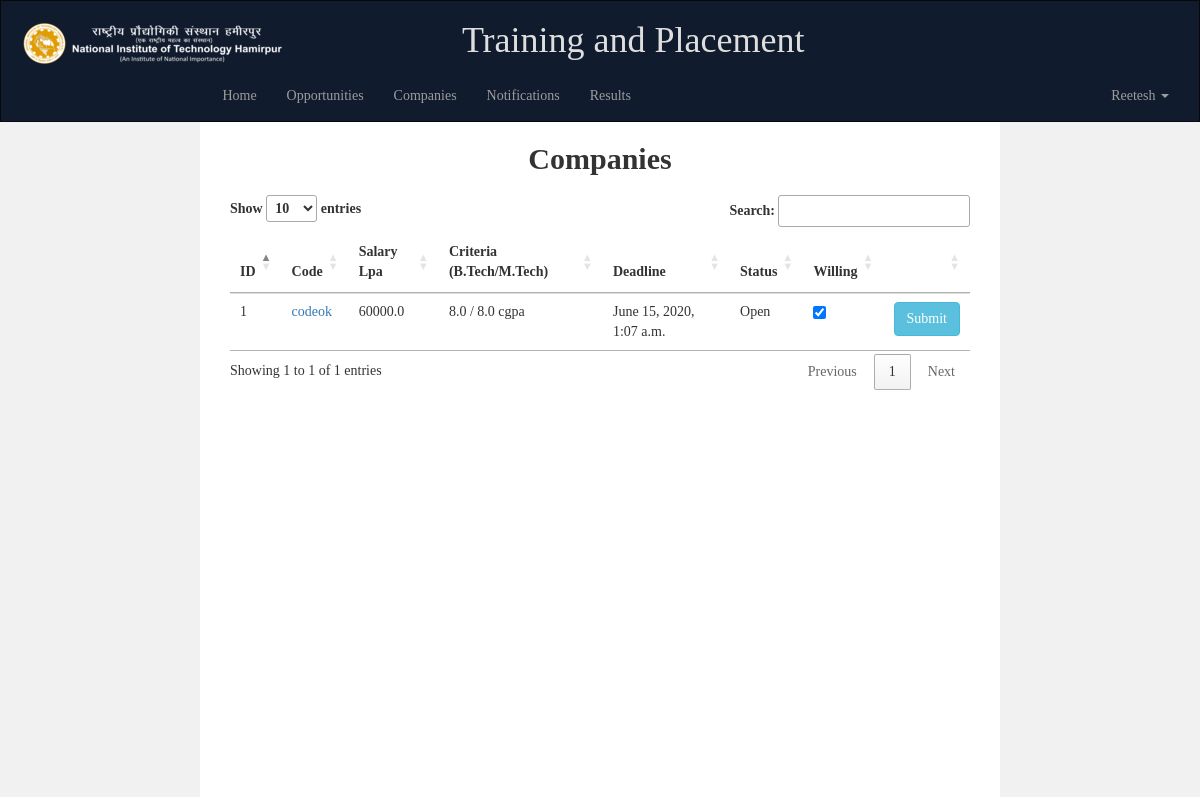
Page /opportunities/ (signed in) on the committed database.
### app/models.py (models this page shows, shortened)
class Student(models.Model):
	s_id		=		models.AutoField(primary_key=True)
	college_id	=		models.CharField(max_length=100,unique=True)
	roll		= 		models.CharField(max_length=100,unique=True)
	name        =		models.CharField(max_length=100)
	email       =		models.EmailField(max_length=100,unique=True)
	password    =		models.CharField(max_length=100)
	phone       =		models.CharField(max_length=100)
	gender      =		models.CharField(max_length=100)
	y_id        =		models.ForeignKey(Year, on_delete=models.DO_NOTHING)            												 #foreign key to year table
	branch		=		models.CharField(max_length=100)
	prn			=		models.CharField(max_length=500,unique=True,null=True,blank=True)
	birth_date	=		models.DateField(null=True,blank=True)
	per_address =		models.CharField(max_length=1000,null=True,blank=True)
	cur_address =		models.CharField(max_length=1000,null=True,blank=True)
	city		=		models.CharField(max_length=100,null=True,blank=True)
	aadhar_number=		models.CharField(max_length=500,null=True,blank=True)
	pan_number	 =		models.CharField(max_length=500,null=True,blank=True)
	passport_number=	models.CharField(max_length=500,null=True,blank=True)
	tenth_board =		models.CharField(max_length=500,null=True,blank=True)
	tenth_marks	=		models.FloatField(null=True,blank=True)
	tenth_schoolname=	models.CharField(max_length=1000,null=True,blank=True)
	tenth_city	=		models.CharField(max_length=500,null=True,blank=True)
	tenth_yeargap =  	models.BooleanField(default=False)
	tenth_yeargap_reason=models.CharField(max_length=1000,null=True,blank=True)
	is_diploma	  =		models.BooleanField(default=False)
	twelveth_board= 	models.CharField(max_length=500,null=True,blank=True)
	twelveth_year = 	models.CharField(max_length=100,null=True,blank=True)
	twelveth_marks=		models.FloatField(null=True,blank=True)
	twelveth_schoolname=models.CharField(max_length=1000,null=True,blank=True)
	twelveth_city	=	models.CharField(max_length=500,null=True,blank=True)
	twelveth_yeargap=	models.BooleanField(default=False)
	twelveth_yeargap_reason=models.CharField(max_length=1000,null=True,blank=True)
	diploma_board = 	models.CharField(max_length=500,null=True,blank=True)
	diploma_marks =		models.FloatField(null=True,blank=True)
	diploma_outof =		models.FloatField(null=True,blank=True)
	diploma_year  = 	models.CharField(max_length=100,null=True,blank=True)
	cgpi		  =		models.FloatField(null=True,blank=True)
	average		  =		models.FloatField(null=True,blank=True)
	active_back	 =		models.IntegerField(default=0)
	passive_back = 		models.BooleanField(default=False)
	course = models.CharField(max_length=10, null=True, blank=True, default="BE")
	me_fy_marks = models.FloatField(null=True,blank=True)
	me_sy_marks = models.FloatField(null=True,blank=True)
	be_collegename = models.CharField(max_length=1000,null=True,blank=True)
	be_university = models.CharField(max_length=1000,null=True,blank=True)
	be_passing_year = models.CharField(max_length=100,null=True,blank=True)
	be_yeargap = models.BooleanField(default=False)
	be_yeargap_reason = models.CharField(max_length=1000,null=True,blank=True)
	placed		=		models.BooleanField(default=False)
	url			=		models.CharField(max_length=500,null=True,blank=True)
	c_id		=		models.ForeignKey(Company,on_delete=models.SET_NULL,null=True,blank=True)			#foreign key o company table
	lock		=		models.BooleanField(default=False)
	update_marks =   	models.IntegerField(default=0)  ### option to be opened after results

class Company(models.Model):
	c_id		=	models.AutoField(primary_key=True)
	name		=	models.CharField(max_length=40)
	be_criteria	=	models.FloatField(blank=True,null=True)
	me_criteria	=	models.FloatField(blank=True,null=True)
	back		=	models.CharField(max_length=100,blank=True,null=True) ## 1. No Criteria 2. Active not Allowed 3. Passive not allowed
	position    =   models.CharField(max_length=30,null=True,blank=True)
	salary      =   models.FloatField(blank=True, null=True)
	ppt_date	=	models.DateTimeField(null=True,blank=True)
	hired_count = 	models.IntegerField(null=True,blank=True)
	other_details=	models.CharField(max_length=1000,null=True,blank=True)
	placed_url =	models.CharField(max_length=500, null=True, blank=True)
	reg_start	=	models.DateTimeField(null=True,blank=True)
	reg_end		=	models.DateTimeField(null=True,blank=True)
	reg_link	=	models.CharField(max_length=1000,null=True,blank=True)
	status 		=	models.CharField(max_length=50,null=True,blank=True)
	lock 		=	models.BooleanField(default=False)
	y_id		=	models.ForeignKey(Year,null=True,blank=True, on_delete=models.DO_NOTHING)							#foreign key to year table
	applied_students=	models.ManyToManyField('Student',blank=True)									#student can apply to many companies and a company can have many students
	hidden		=	models.BooleanField(default=False)
	code_name	=	models.CharField(max_length=20,null=True,blank=True)

### app/views.py (the view)
# urls.py: url(r'^opportunities/$',views.get_opportunities_page),
def get_opportunities_page(request):
    if not request.session.get("name"):
        return render(request,'app/redirect2.html',{})
    else:
        name  = request.session["name"]
        email = request.session["email"]
        student = Student.objects.get(email=email)
        curr_year = Year.objects.order_by('-y_id')[0]
        companies = Company.objects.filter(y_id=curr_year).order_by('-ppt_date')
        for company in companies:
            if company.lock:
                company.status="Closed"
            elif company.reg_end and company.reg_end < timezone.now():
                company.status = "Ongoing"
            elif company.reg_end and company.reg_end > timezone.now() and not company.lock:
                company.status = "Open"
            company.save()
        arr_list = student.company_set.all()
        lock = student.lock
        update_marks = student.update_marks
        login = 2
        return render(request,'app/opportunities.html',{"name":name,"companies":companies,"arr_list":arr_list,"login":login,"lock":lock,"update_marks":update_marks})

### app/templates/app/opportunities.html (shortened to what this page needs)
<!DOCTYPE html>
<html lang="en">
<head>
  <link rel="stylesheet" href="/static/css/bootstrap.min.css">
      <link rel="stylesheet" href="https://cdn.datatables.net/1.10.15/css/jquery.dataTables.min.css">
  </head>
<body>
<nav class="navbar navbar-inverse">
  <div class="container-fluid">
<h1 class="text-center">
<a class="pull-left" href="/">
<img class="img-responsive" style="vertical-align: bottom;" src="/static/pict_logo.png" alt="pict logo"/>
</a><span style="margin-left: -20%; color: rgb(222, 222, 222);">Training and Placement</span></h1>
    <div class="collapse navbar-collapse" id="myNavbar">
      <ul class="nav navbar-nav" style="margin-left:15.5%;">
        <li><a href="/">Home</a></li>
         {% if login == 2 %}
            <li><a href="/opportunities/">Opportunities</a></li>
        {% endif %}
            <li><a href="/companies/">Companies</a></li>
            <li><a href="/notifications/">Notifications</a></li>
            <li><a href="/results/">Results</a></li>
      </ul>
      <ul class="nav navbar-nav navbar-right">
    <li class="dropdown">
          <a class="dropdown-toggle" data-toggle="dropdown" href="#">{{name}} <span class="caret"></span></a>
        </li>
     </ul>
    </div>
  </div>
</nav>
<div class="container-fluid ">
  <div class="row content">
    <div class="col-sm-2 sidenav ">
    </div>
    <div class="col-sm-8 text-left">
  <h2 class="text-center"><b>Companies</b></h2>
<div class="col-sm-12">
  <div class="table-responsive">
  <table class="table " id="myTable">
     <thead>
      <tr>
        <th>ID</th>
          <th>Code</th>
          <th>Salary Lpa</th>
        <th>Criteria (B.Tech/M.Tech)</th>
        <th>Deadline</th>
        <th>Status</th>
        <th>Willing</th>
        <th></th>
      </tr>
    </thead>
    <tbody>
{% for company in companies %}
{% if not company.hidden %}
      <tr>
        <td>{{forloop.counter}}</td>
         {% if company.code_name %}
        <td> <a href= /company/{{company.c_id}}/ > {{company.code_name }}</a> </td>
        {% else %}
          <td></td>
          {% endif %}
          {% if company.salary %}
        <td>{{company.salary}}</td>
          {% else %}
          <td></td>
          {% endif %}
          {% if company.be_criteria and company.me_criteria %}
        <td>{{company.be_criteria}} / {{company.me_criteria}} cgpa</td>
          {% elif company.be_criteria %}
        <td>{{company.be_criteria}} </td>
          {% else %}
        <td></td>
          {% endif %}
        {% if company.reg_end %}
        <td>{{company.reg_end}}</td>
        {% else %}
        <td></td>
         {% endif %}
          {% if company.status %}
          <td>{{company.status}}</td>
          {% else %}
          <td></td>
            {% endif %}
          {% if company in arr_list %}
        <td> <input type="checkbox"  id ="{{company.c_id}}"  name="" checked=""></td>
        {% else %}
        <td> <input type="checkbox"  id ="{{company.c_id}}"  name=""></td>
        {% endif %}
        <td><button type="button"  class="btn btn-info" onclick="applyCompany({{company.c_id}})">Submit</td>
      </tr>
{% endif %}
      {% endfor %}
    </tbody>
  </table>
  </div>
      </div>
    </div>
    <div class="col-sm-2 sidenav">
    </div>
  </div>
</div>
</body>
</html>

### app/templates/app/opportunities.html (style rules this page uses)
.navbar { margin-bottom: 0; border-radius: 0; background-color:#101B2D; font-family: Georgia, Times, "Times New Roman", serif; }
.row.content { height: 450px }
.sidenav { padding-top: 20px; background-color: #f1f1f1; height: 150%; }
body { font-family: Georgia, Times, "Times New Roman", serif; }

### rows in the picture
Student: name "Reetesh"
Company: code_name "codeok", salary "60000.0", be_criteria "8.0", me_criteria "8.0", reg_end "June 15, 2020, 1:07 a.m.", status "Open"
